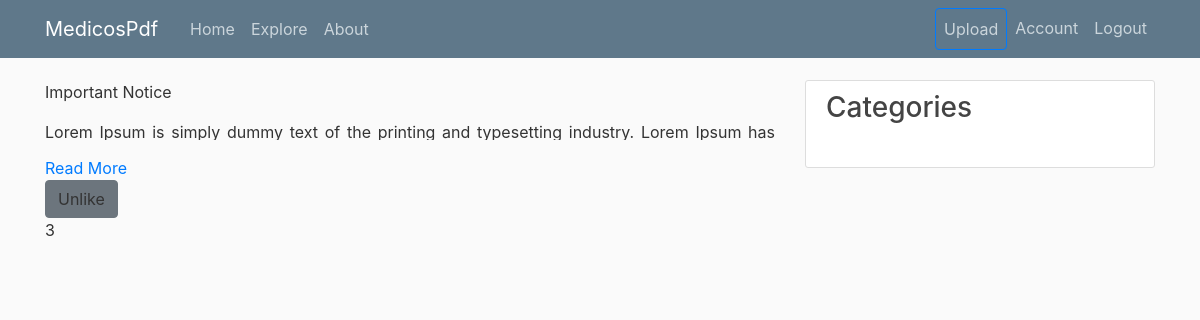
Screenshot of /testing/4 (signed in) with the database file from the repository.
### medicospdf/models.py (models this page shows, shortened)
class Slide(db.Model):
    __searchable__  = ['title', 'description']
    id = db.Column(db.Integer, primary_key = True)
    title = db.Column(db.String(200), nullable = False)
    description = db.Column(db.Text, nullable = False)
    file = db.Column(db.String(1000), nullable = False)
    date_posted = db.Column(db.DateTime, nullable=False, default=datetime.utcnow)
    user_id = db.Column(db.Integer, db.ForeignKey('user.id'), nullable = False)
    likes = db.relationship('SlideLike', backref = 'slide', lazy = True)
    comments = db.relationship('Comment', backref = 'slide', lazy = True)
    category_id = db.Column(db.Integer, db.ForeignKey('category.id'), nullable = True)

### medicospdf/routes.py (the view)
@app.route('/testing/<int:slide_id>')
def testing(slide_id):
    slide = Slide.query.get_or_404(slide_id)
    print(len(slide.likes))
    return render_template('testing.html', slide = slide)

### medicospdf/models.py (called while the page is built)
@login_manager.user_loader
def load_user(user_id):
    return User.query.get(int(user_id))

    def has_liked_slide(self, slide):
        return SlideLike.query.filter(
            SlideLike.user_id == self.id,
            SlideLike.slide_id == slide.id).count()>0

### medicospdf/templates/testing.html (shortened to what this page needs)
{% extends 'layout.html' %}
{% block content %}
    <p>{{ slide.title }}</p>
    <p class="text text-justify">
        {{ slide.description }}
    </p>
    <a href="#" class="button">Read More</a>
    <div class="like-comment-div">
        {% if current_user.has_liked_slide(slide) %}
            <a class="liked btn btn-secondary" id = 'unlike' data-slide-id="{{ slide.id }}" data-action="like">Unlike</a>
        {% else %}
            <a class="not-like btn btn-primary" id = 'like' data-slide-id="{{ slide.id }}" data-action="like">Like</a>
        {% endif %}
        <p id = 'likeCount'>{{ slide.likes | count }}</p>
    </div>
{% endblock %}

### medicospdf/static/main.css (style rules this page uses)
body { background: #fafafa; color: #333333; margin-top: 5rem; }

### rows the page displays
Slide: title "Important Notice", description "Lorem Ipsum is simply dummy text of the printing and typesetting industry. Lorem Ipsum has…"

### other values shown
{{ slide.likes | count }} "3"
